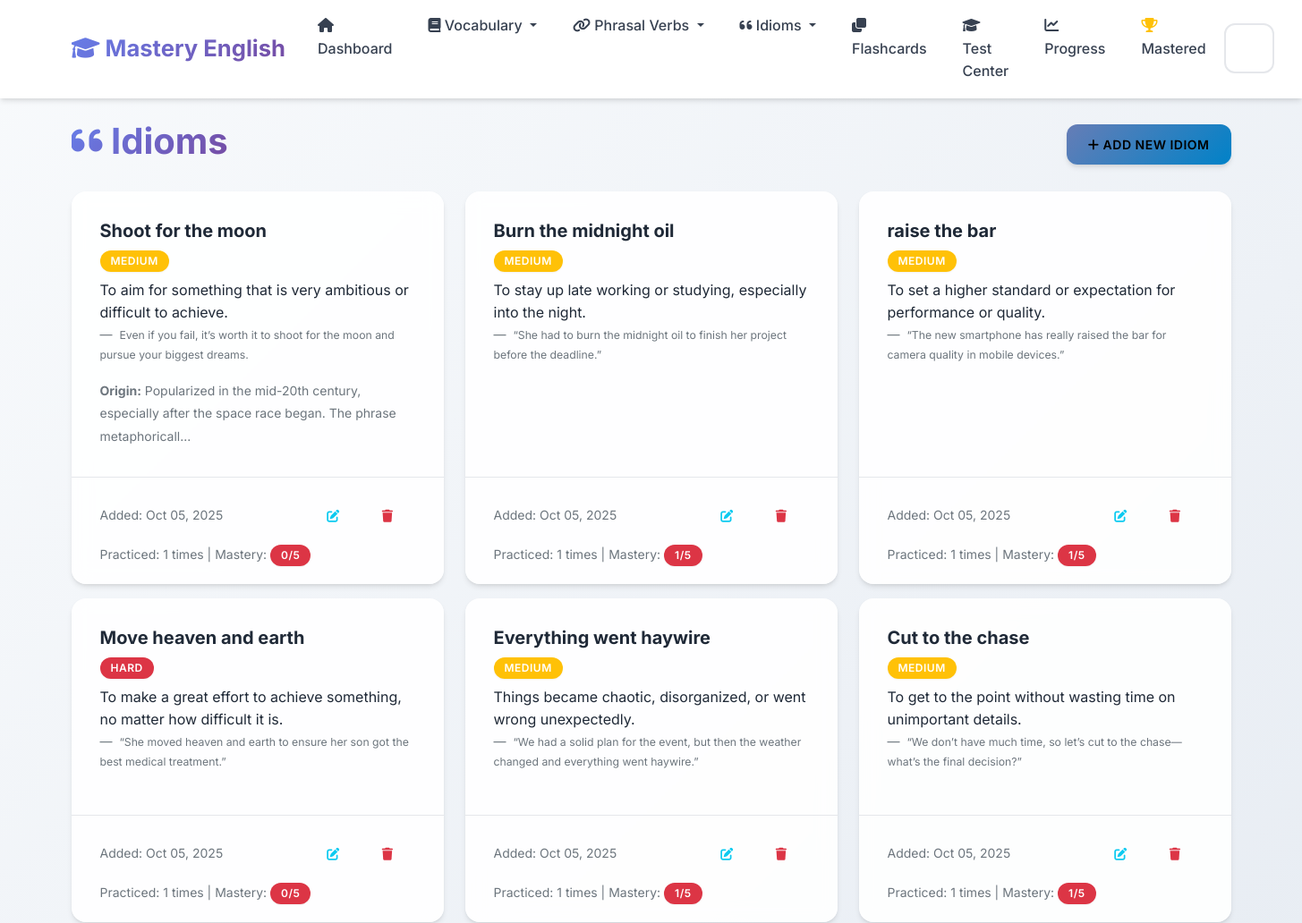
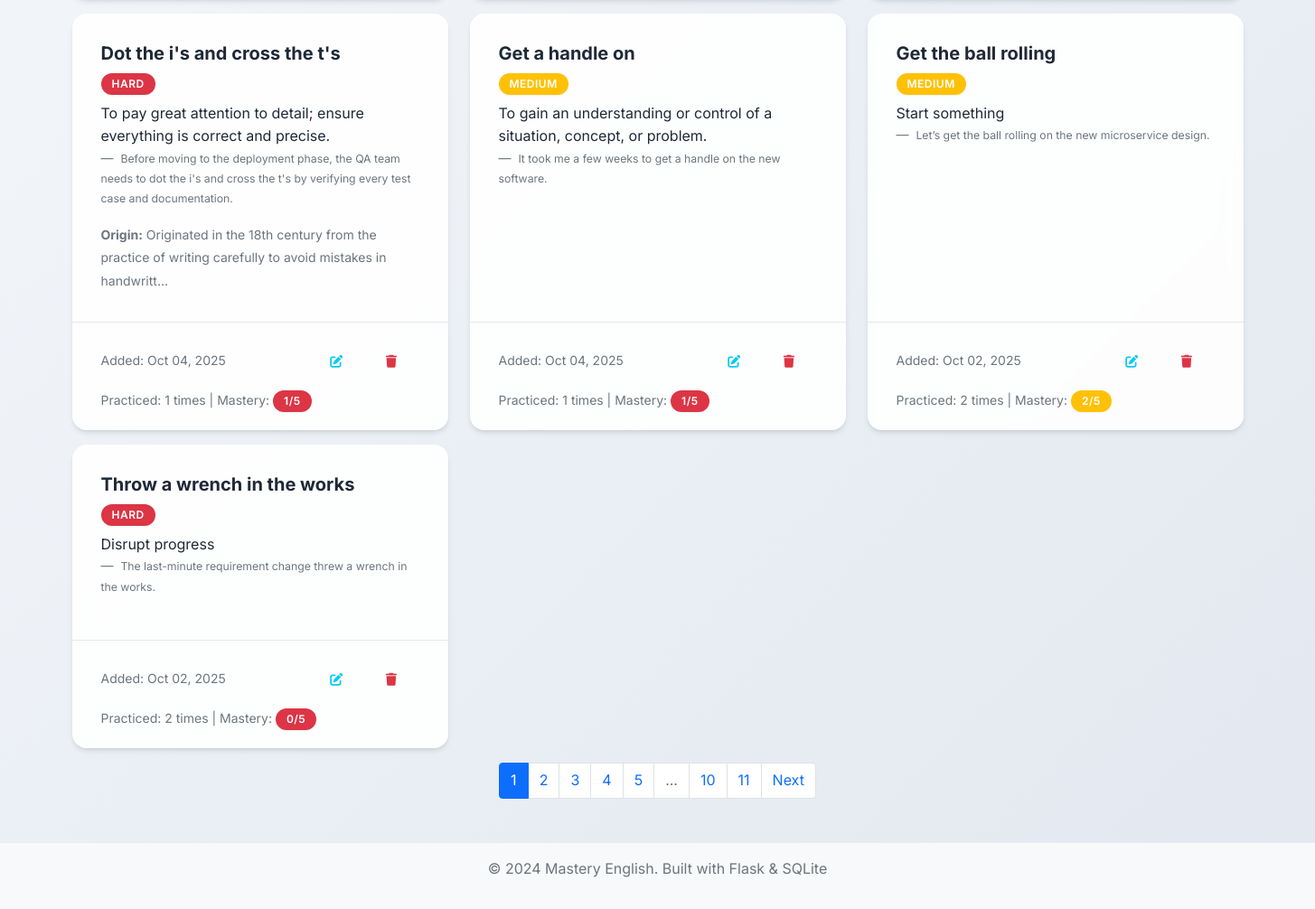
Page /idioms on the earlier database version (2 pictures, top to bottom).
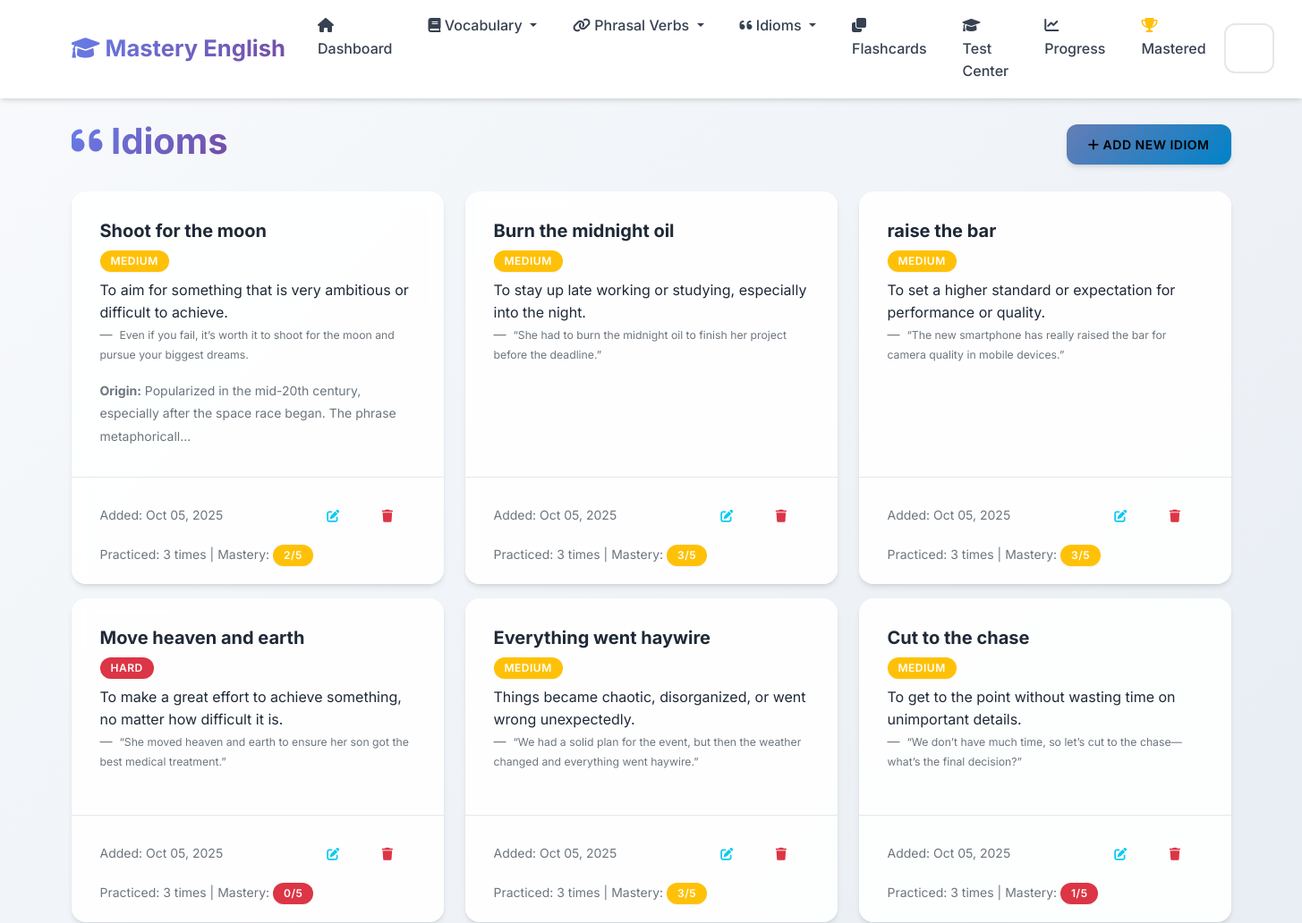
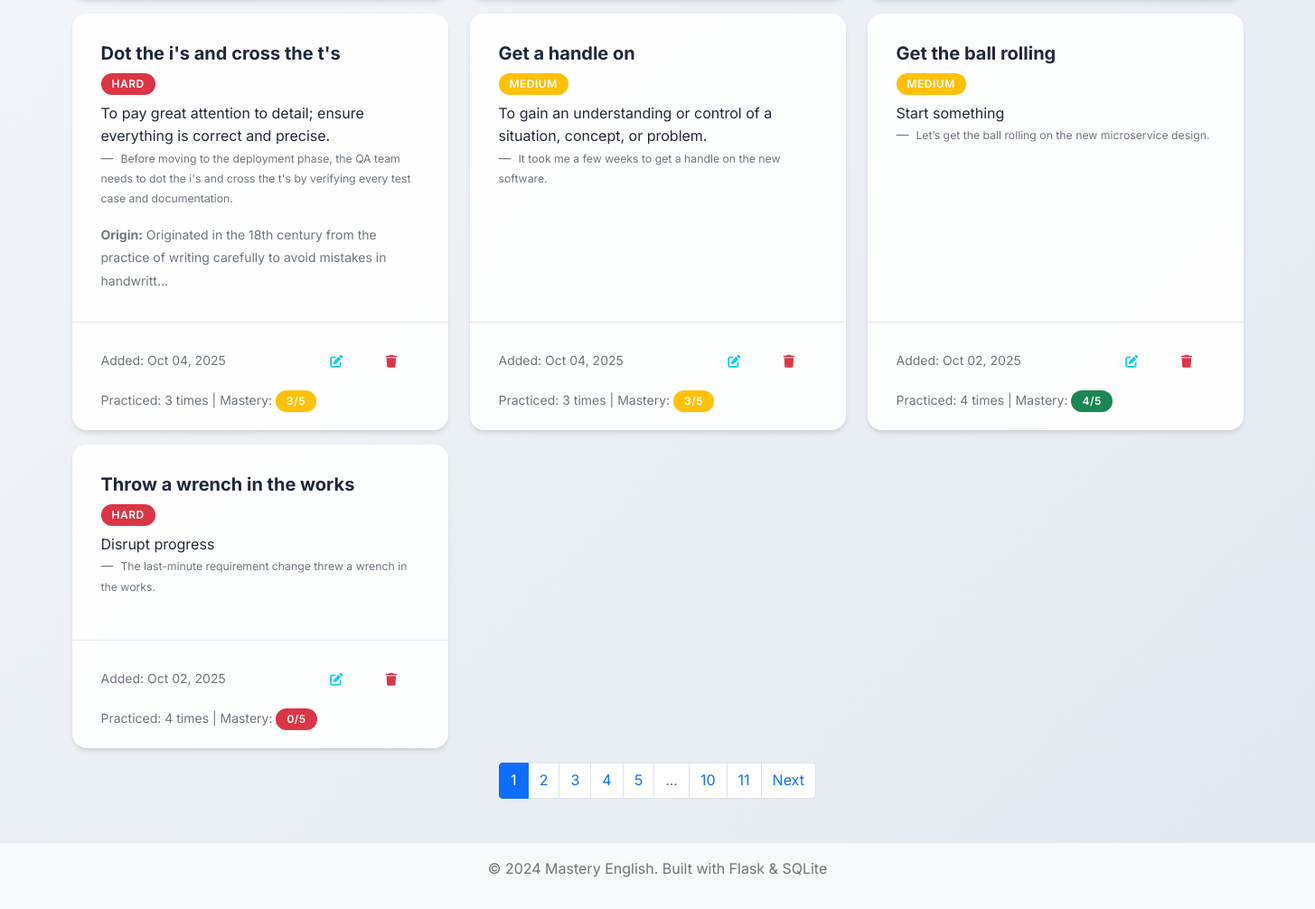
Same page on the later database version (2 pictures, top to bottom).
### app.py (models this page shows, shortened)
class Idiom(db.Model):
    __tablename__ = 'idioms'
    id = db.Column(db.Integer, primary_key=True)
    idiom = db.Column(db.String(200), nullable=False)
    meaning = db.Column(db.Text, nullable=False)
    example_sentence = db.Column(db.Text)
    origin = db.Column(db.Text)
    difficulty_level = db.Column(db.String(20), default='medium')
    date_added = db.Column(db.DateTime, default=datetime.utcnow)
    times_practiced = db.Column(db.Integer, default=0)
    last_practiced = db.Column(db.DateTime)
    mastery_level = db.Column(db.Integer, default=0)

### app.py (the view)
@app.route('/idioms')
def idioms_list():
    page = request.args.get('page', 1, type=int)
    idioms = Idiom.query.order_by(Idiom.date_added.desc()).paginate(
        page=page, per_page=10, error_out=False)
    return render_template('idioms_list.html', idioms=idioms)

### templates/idioms_list.html (shortened to what the changed rows need)
{% extends "base.html" %}
{% block content %}
<div class="row">
    <div class="col-12">
        <div class="d-flex justify-content-between align-items-center mb-4">
            <h1>
                <i class="fas fa-quote-left"></i> Idioms
            </h1>
        </div>
    </div>
</div>
{% if idioms.items %}
    <div class="row">
        {% for idiom in idioms.items %}
            <div class="col-md-6 col-lg-4 mb-3">
                <div class="card h-100">
                    <div class="card-body">
                        <h5 class="card-title">{{ idiom.idiom }}</h5>
                        <span class="badge bg-{% if idiom.difficulty_level == 'easy' %}success{% elif idiom.difficulty_level == 'hard' %}danger{% else %}warning{% endif %} mb-2">
                            {{ idiom.difficulty_level.title() }}
                        </span>
                        <p class="card-text">{{ idiom.meaning }}</p>
                        {% if idiom.example_sentence %}
                            <blockquote class="blockquote-footer">
                                <small>{{ idiom.example_sentence }}</small>
                            </blockquote>
                        {% endif %}
                        {% if idiom.origin %}
                            <div class="mt-2">
                                <small class="text-muted">
                                    <strong>Origin:</strong> {{ idiom.origin[:100] }}{% if idiom.origin|length > 100 %}...{% endif %}
                                </small>
                            </div>
                        {% endif %}
                    </div>
                    <div class="card-footer bg-transparent">
                        <div class="d-flex justify-content-between align-items-center">
                            <small class="text-muted">
                                Added: {{ idiom.date_added.strftime('%b %d, %Y') }}
                            </small>
                            <div class="btn-group" role="group">
                                <a href="{{ url_for('edit_idiom', id=idiom.id) }}" class="btn btn-sm btn-outline-info">
                                    <i class="fas fa-edit"></i>
                                </a>
                                <button type="button" class="btn btn-sm btn-outline-danger" onclick="confirmDelete('{{ idiom.idiom }}', '{{ url_for('delete_idiom', id=idiom.id) }}')">
                                    <i class="fas fa-trash"></i>
                                </button>
                            </div>
                        </div>
                        {% if idiom.times_practiced > 0 %}
                            <div class="mt-2">
                                <small class="text-muted">
                                    Practiced: {{ idiom.times_practiced }} times
                                    | Mastery:
                                    <span class="badge bg-{% if idiom.mastery_level >= 4 %}success{% elif idiom.mastery_level >= 2 %}warning{% else %}danger{% endif %}">
                                        {{ idiom.mastery_level }}/5
                                    </span>
                                </small>
                            </div>
                        {% endif %}
                    </div>
                </div>
            </div>
        {% endfor %}
    </div>
{% endif %}
{% endblock %}

Differences in the rows shown:
changed Idiom "Shoot for the moon": times_practiced "1" → "3"; mastery_level "0" → "2"
changed Idiom "Burn the midnight oil": times_practiced "1" → "3"; mastery_level "1" → "3"
changed Idiom "raise the bar": times_practiced "1" → "3"; mastery_level "1" → "3"
changed Idiom "Move heaven and earth": times_practiced "1" → "3"
changed Idiom "Everything went haywire": times_practiced "1" → "3"; mastery_level "1" → "3"
changed Idiom "Cut to the chase": times_practiced "1" → "3"
changed Idiom "Dot the i's and cross the t's": times_practiced "1" → "3"; mastery_level "1" → "3"
changed Idiom "Get a handle on": times_practiced "1" → "3"; mastery_level "1" → "3"
changed Idiom "Get the ball rolling": times_practiced "2" → "4"; mastery_level "2" → "4"
changed Idiom "Throw a wrench in the works": times_practiced "2" → "4"
